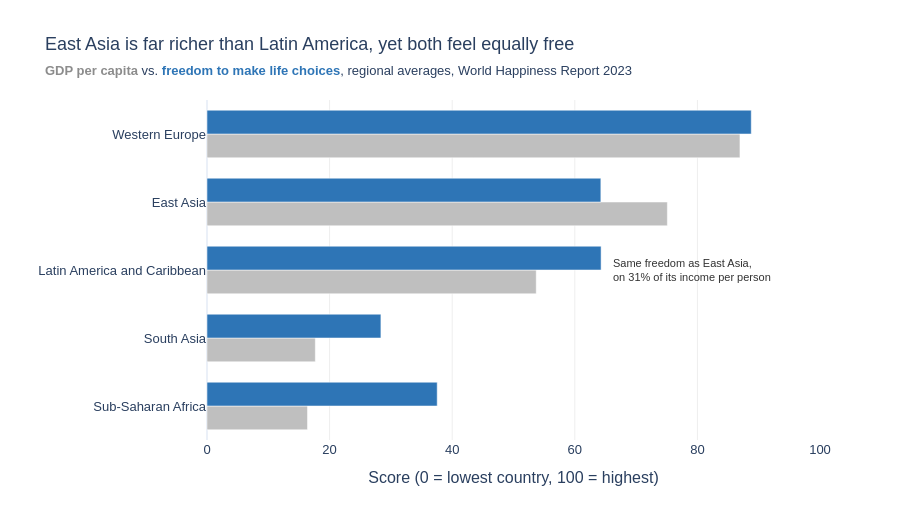

This figure's notebook cell:
### Markdown cell above
---
## Done? Stretch Goal

If you finish both tasks with time to spare, try this:

**Task 3 (stretch):** Build a **grouped bar chart** comparing 2 sub-factors (e.g. `GDP_per_capita` and `Freedom`) across the 5 most populated regions. Use colour meaningfully and write an insight title.

Regions to include: `'Western Europe'`, `'Latin America'`, `'East Asia'`, `'Sub-Saharan Africa'`, `'South Asia'`

### Code cell
# Stretch goal — grouped bar chart
regions = ['Western Europe', 'Latin America and Caribbean', 'East Asia', 'Sub-Saharan Africa', 'South Asia']
factors = {'GDP': 'GDP per capita', 'Freedom': 'Freedom to make life choices'}

factor_values = df[list(factors)]
scaled = (factor_values - factor_values.min()) / (factor_values.max() - factor_values.min()) * 100

region_factors = (scaled.assign(Region=df['Region'])
                  .loc[lambda d: d['Region'].isin(regions)]
                  .groupby('Region').mean()
                  .sort_values('GDP')
                  .reset_index())

region_gdp = df.groupby('Region')['GDP'].mean()
income_ratio = np.exp(region_gdp['East Asia'] - region_gdp['Latin America and Caribbean'])

long = (region_factors.melt(id_vars='Region', var_name='Factor', value_name='Score')
        .assign(Factor=lambda d: d['Factor'].map(factors)))

fig = px.bar(
    data_frame=long,
    x='Score', y='Region',
    orientation='h',
    color='Factor',
    barmode='group',
    category_orders={'Factor': list(factors.values())},
    color_discrete_map={'GDP per capita': '#BFBFBF', 'Freedom to make life choices': '#2E75B6'},
    hover_data={'Score': ':.0f'},
    labels={'Score': 'Score (0 = lowest country, 100 = highest)', 'Region': ''},
    range_x=[0, 100],
    template='plotly_white',
    height=520
)

fig.add_annotation(
    x=region_factors.set_index('Region').loc['Latin America and Caribbean', 'Freedom'], y='Latin America and Caribbean',
    xanchor='left', xshift=10,
    text=f'Same freedom as East Asia,<br>on {1 / income_ratio:.0%} of its income per person',
    showarrow=False,
    align='left',
    font=dict(size=11, color='#333333')
)

fig.update_layout(
    title=dict(
        text='East Asia is far richer than Latin America, yet both feel equally free',
        subtitle=dict(text=(
            "<span style='color:#8C8C8C'><b>GDP per capita</b></span> vs. "
            "<span style='color:#2E75B6'><b>freedom to make life choices</b></span>, "
            "regional averages, World Happiness Report 2023"
        ))
    ),
    font=dict(family='Arial', size=13),
    xaxis=dict(gridcolor='#EEEEEE', dtick=20),
    yaxis=dict(showgrid=False),
    showlegend=False,
    bargap=0.3,
    margin=dict(t=100)
)

fig.show()

### Figure 1 — Plotly figure (JSON) as saved in the notebook; plotly's stock layout.template omitted (floating-point values rounded to 4 significant figures)
{"data": [{"alignmentgroup": "True", "hovertemplate": "Factor=GDP per capita<br>Score (0 = lowest country, 100 = highest)=%{x:.0f}<br>=%{y}<extra></extra>", "legendgroup": "GDP per capita", "marker": {"color": "#BFBFBF", "pattern": {"shape": ""}}, "name": "GDP per capita", "offsetgroup": "GDP per capita", "orientation": "h", "showlegend": true, "textposition": "auto", "type": "bar", "x": [16.39, 17.67, 53.71, 75.1, 86.94], "xaxis": "x", "y": ["Sub-Saharan Africa", "South Asia", "Latin America and Caribbean", "East Asia", "Western Europe"], "yaxis": "y"}, {"alignmentgroup": "True", "hovertemplate": "Factor=Freedom to make life choices<br>Score (0 = lowest country, 100 = highest)=%{x:.0f}<br>=%{y}<extra></extra>", "legendgroup": "Freedom to make life choices", "marker": {"color": "#2E75B6", "pattern": {"shape": ""}}, "name": "Freedom to make life choices", "offsetgroup": "Freedom to make life choices", "orientation": "h", "showlegend": true, "textposition": "auto", "type": "bar", "x": [37.55, 28.37, 64.29, 64.25, 88.79], "xaxis": "x", "y": ["Sub-Saharan Africa", "South Asia", "Latin America and Caribbean", "East Asia", "Western Europe"], "yaxis": "y"}], "layout": {"annotations": [{"align": "left", "font": {"color": "#333333", "size": 11}, "showarrow": false, "text": "Same freedom as East Asia,<br>on 31% of its income per person", "x": 64.29, "xanchor": "left", "xshift": 10, "y": "Latin America and Caribbean"}], "bargap": 0.3, "barmode": "group", "font": {"family": "Arial", "size": 13}, "height": 520, "legend": {"title": {"text": "Factor"}, "tracegroupgap": 0}, "margin": {"t": 100}, "showlegend": false, "title": {"subtitle": {"text": "<span style='color:#8C8C8C'><b>GDP per capita</b></span> vs. <span style='color:#2E75B6'><b>freedom to make life choices</b></span>, regional averages, World Happiness Report 2023"}, "text": "East Asia is far richer than Latin America, yet both feel equally free"}, "xaxis": {"anchor": "y", "domain": [0.0, 1.0], "dtick": 20, "gridcolor": "#EEEEEE", "range": [0, 100], "title": {"text": "Score (0 = lowest country, 100 = highest)"}}, "yaxis": {"anchor": "x", "domain": [0.0, 1.0], "showgrid": false, "title": {"text": ""}}}}
